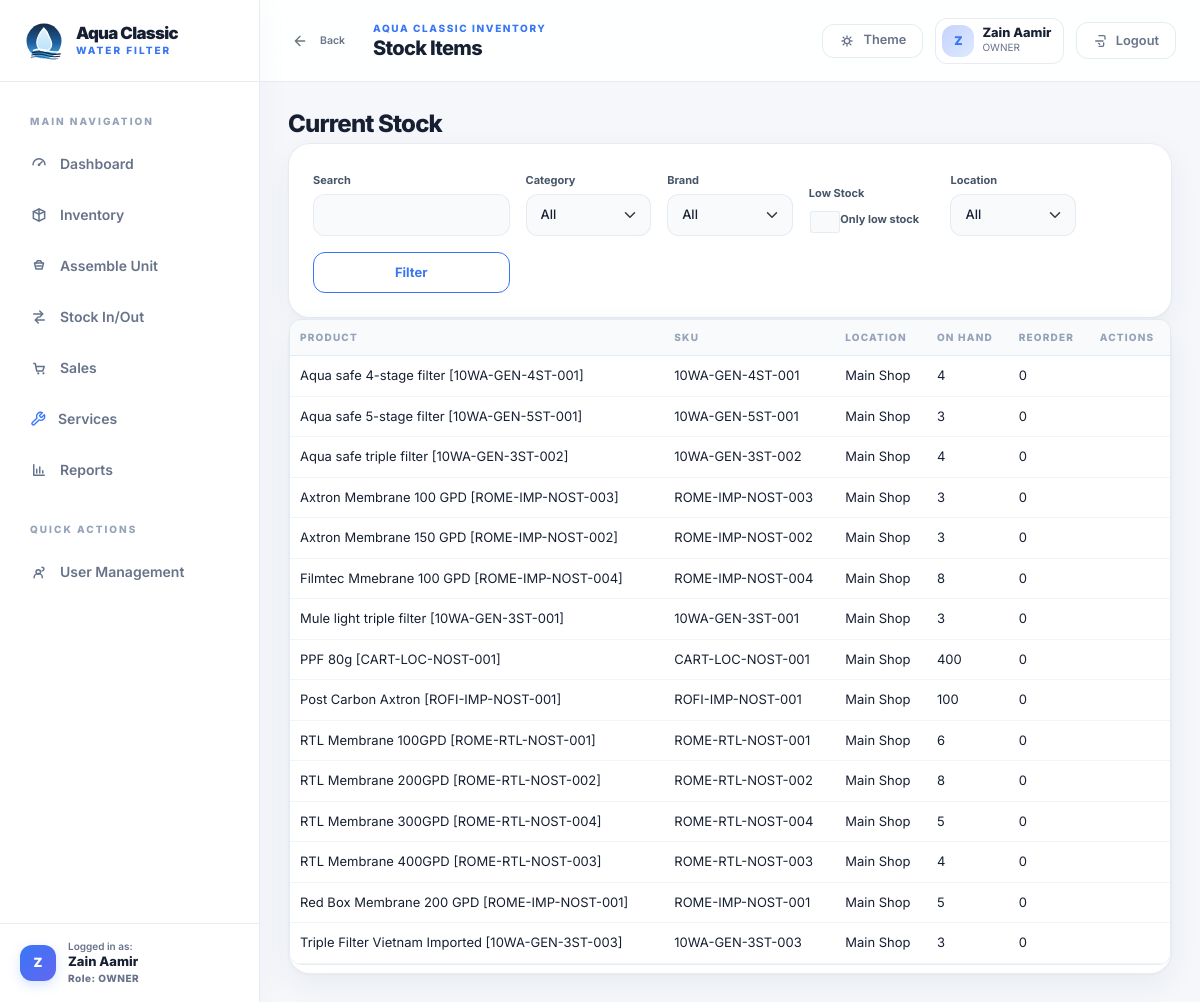
The app's page /inventory/stock/ (signed in) with its own data.
### accounts/models.py (models this page shows, shortened)
class User(AbstractUser):
	class Role(models.TextChoices):
		OWNER = "OWNER", "Owner/Admin"
		STAFF = "STAFF", "Staff"
	role = models.CharField(max_length=20, choices=Role.choices, default=Role.OWNER)
	class Meta:
		verbose_name = "user"
		verbose_name_plural = "users"

### catalog/models.py (models this page shows, shortened)
class Product(models.Model):
	class Configuration(models.TextChoices):
		SINGLE = "SINGLE", "Single"
		DUAL = "DUAL", "Dual"
		TRIPLE = "TRIPLE", "Triple"
		N_A = "N_A", "N/A"
	class UnitType(models.TextChoices):
		FINISHED_UNIT = "FINISHED_UNIT", "Finished Unit"
		COMPONENT = "COMPONENT", "Component"
		SPARE_PART = "SPARE_PART", "Spare Part"
	name = models.CharField(max_length=160)
	sku = models.CharField(max_length=64, unique=True, blank=True)
	category = models.ForeignKey(Category, on_delete=models.PROTECT, related_name="products")
	brand = models.ForeignKey(Brand, on_delete=models.SET_NULL, null=True, blank=True, related_name="products")
	configuration = models.CharField(max_length=20, choices=Configuration.choices, default=Configuration.N_A)
	stage_count = models.PositiveIntegerField(null=True, blank=True)
	unit_type = models.CharField(max_length=30, choices=UnitType.choices)
	unit_of_measure = models.CharField(max_length=40, default="piece")
	reorder_level = models.DecimalField(max_digits=12, decimal_places=3, default=Decimal("0"))
	cost_price = models.DecimalField(max_digits=12, decimal_places=2, default=Decimal("0.00"))
	notes = models.TextField(blank=True)
	pieces_per_box = models.PositiveIntegerField(null=True, blank=True, help_text="Number of pieces in one standard box. Leave blank if not applicable.")
	allow_negative_stock = models.BooleanField(default=False)
	is_active = models.BooleanField(default=True)
	created_at = models.DateTimeField(auto_now_add=True)
	updated_at = models.DateTimeField(auto_now=True)
	class Meta:
		ordering = ["-updated_at", "-id"]
	def __str__(self) -> str:
		return f"{self.name} [{self.sku}]"

### inventory/models.py (models this page shows, shortened)
class Location(models.Model):
	name = models.CharField(max_length=120, unique=True)
	code = models.CharField(max_length=20, unique=True)
	address = models.TextField(blank=True)
	notes = models.TextField(blank=True)
	is_default = models.BooleanField(default=False)
	is_active = models.BooleanField(default=True)
	created_at = models.DateTimeField(auto_now_add=True)
	class Meta:
		ordering = ["name"]
	def __str__(self) -> str:
		return self.name

class StockItem(models.Model):
	product = models.ForeignKey(Product, on_delete=models.CASCADE, related_name="stock_items")
	location = models.ForeignKey(Location, on_delete=models.CASCADE, related_name="stock_items")
	quantity_on_hand = models.DecimalField(max_digits=12, decimal_places=3, default=Decimal("0"))
	updated_at = models.DateTimeField(auto_now=True)
	class Meta:
		unique_together = ("product", "location")
		ordering = ["product__name", "location__name"]

### inventory/views.py (the view)
# urls.py: path("stock/", StockItemListView.as_view(), name="stock-list"),
class StockItemListView(LoginRequiredMixin, ListView):
    model = StockItem
    template_name = "inventory/stock_item_list.html"
    paginate_by = 25
    def get_queryset(self):
        queryset = StockItem.objects.select_related("product", "location")
        query = self.request.GET.get("q")
        category = self.request.GET.get("category")
        brand = self.request.GET.get("brand")
        stage_count = self.request.GET.get("stage_count")
        configuration = self.request.GET.get("configuration")
        low_stock = self.request.GET.get("low_stock")
        location_id = self.request.GET.get("location")
        if query:
            queryset = queryset.filter(Q(product__name__icontains=query) | Q(product__sku__icontains=query))
        if category:
            queryset = queryset.filter(product__category_id=category)
        if brand:
            queryset = queryset.filter(product__brand_id=brand)
        if stage_count:
            queryset = queryset.filter(product__stage_count=stage_count)
        if configuration:
            queryset = queryset.filter(product__configuration=configuration)
        if low_stock:
            queryset = queryset.filter(quantity_on_hand__lte=F("product__reorder_level"))
        if location_id:
            queryset = queryset.filter(location_id=location_id)
        return queryset.order_by("product__name")
    def get_context_data(self, **kwargs):
        context = super().get_context_data(**kwargs)
        columns = [
            {"label": "Product", "lookup": "product"},
            {"label": "SKU", "lookup": "product.sku"},
            {"label": "Location", "lookup": "location"},
            {"label": "On Hand", "lookup": "quantity_on_hand"},
            {"label": "Reorder", "lookup": "product.reorder_level"},
        ]
        context["page_title"] = "Current Stock"
        context["columns"] = columns
        context["rows"] = build_table_rows(context["object_list"], columns)
        context["filters"] = {
            "products": Product.objects.filter(is_active=True).order_by("name"),
            "categories": Product.objects.values_list("category__id", "category__name").distinct().order_by("category__name"),
            "brands": Product.objects.values_list("brand__id", "brand__name").distinct().order_by("brand__name"),
            "locations": Location.objects.filter(is_active=True).order_by("name"),
        }
        return context

### config/ui.py (called while the page is built)
def resolve_value(instance, lookup: str):
    value = instance
    for part in lookup.split("."):
        value = getattr(value, part)
        if callable(value):
            value = value()
    if isinstance(value, Decimal):
        return f"{value:,.3f}".rstrip("0").rstrip(".")
    if value is True:
        return "Yes"
    if value is False:
        return "No"
    return value

def build_table_rows(objects, columns):
    rows = []
    for obj in objects:
        rows.append(
            {
                "object": obj,
                "values": [resolve_value(obj, column["lookup"]) for column in columns],
            }
        )
    return rows

### templates/inventory/stock_item_list.html (shortened to what this page needs)
{% extends "base.html" %}
{% block page_title %}Stock Items{% endblock %}
{% block content %}
<section class="page-panel">
  <div class="section-head">
    <div>
      <h2 class="h4 mb-1">{{ page_title }}</h2>
    </div>
  </div>
  <form method="get" class="card card-body mb-0">
    <div class="row g-3 align-items-end">
      <div class="col-md-3"><label class="form-label">Search</label><input type="text" name="q" value="{{ request.GET.q }}" class="form-control"></div>
      <div class="col-md-2"><label class="form-label">Category</label><select name="category" class="form-select"><option value="">All</option></select></div>
      <div class="col-md-2"><label class="form-label">Brand</label><select name="brand" class="form-select"><option value="">All</option></select></div>
      <div class="col-md-2"><label class="form-label">Low Stock</label><div class="form-check"><input class="form-check-input" type="checkbox" name="low_stock" value="1" {% if request.GET.low_stock %}checked{% endif %}><label class="form-check-label">Only low stock</label></div></div>
      <div class="col-md-2"><label class="form-label">Location</label><select name="location" class="form-select"><option value="">All</option></select></div>
      <div class="col-md-3"><button class="btn btn-outline-primary w-100" type="submit">Filter</button></div>
    </div>
  </form>
  <div class="card">
    <div class="table-responsive">
      <table class="table table-hover align-middle">
        <thead><tr>{% for column in columns %}<th>{{ column.label }}</th>{% endfor %}<th>Actions</th></tr></thead>
        <tbody>
          {% for row in rows %}
            <tr>
              {% for value in row.values %}<td>{{ value }}</td>{% endfor %}
              <td>{% if row.object_url %}<a class="btn btn-sm btn-outline-secondary" href="{{ row.object_url }}">View</a>{% endif %}</td>
            </tr>
          {% empty %}
            <tr><td colspan="{{ columns|length|add:1 }}" class="empty-state">No records found.</td></tr>
          {% endfor %}
        </tbody>
      </table>
    </div>
  </div>
</section>
{% endblock %}

### templates/base.html (shortened to what this page needs)
{% load static %}
<!doctype html>
<html lang="en" data-theme="light">
<head>
  <link href="https://cdn.jsdelivr.net/npm/bootstrap@5.3.3/dist/css/bootstrap.min.css" rel="stylesheet">
  <link rel="stylesheet" href="{% static 'app.css' %}?v=3">
  <link href="https://cdn.jsdelivr.net/npm/tom-select@2.3.1/dist/css/tom-select.bootstrap5.min.css" rel="stylesheet">
</head>
<body class="app-root {% if not user.is_authenticated %}auth-layout{% endif %}">
  {% if user.is_authenticated %}
  <div class="app-shell">
    <aside class="sidebar" data-sidebar>
      <div class="sidebar__brand">
        <a class="brand-lockup" href="{% url 'dashboard:home' %}">
          <img src="{% static 'brand/aqua-classic-badge.svg' %}" alt="Aqua Classic" class="brand-lockup__mark">
          <span class="brand-lockup__copy">
            <strong>Aqua Classic</strong>
            <span>Water Filter</span>
          </span>
        </a>
      </div>
      <nav class="sidebar__nav" aria-label="Primary">
        <div class="sidebar__section-header">Main Navigation</div>
        <a class="sidebar-link {% if request.path == '/' %}is-active{% endif %}" href="{% url 'dashboard:home' %}">
          <svg aria-hidden="true"><use href="#icon-dashboard"></use></svg>
          <span>Dashboard</span>
        </a>
        <a class="sidebar-link {% if '/catalog/' in request.path %}is-active{% endif %}" href="{% url 'catalog:product-list' %}">
          <svg aria-hidden="true"><use href="#icon-catalog"></use></svg>
          <span>Inventory</span>
        </a>
        <a class="sidebar-link {% if '/inventory/assemble/' in request.path %}is-active{% endif %}" href="{% url 'inventory:assemble-unit' %}">
          <svg aria-hidden="true"><use href="#icon-assemble"></use></svg>
          <span>Assemble Unit</span>
        </a>
        <a class="sidebar-link {% if '/inventory/ledger/' in request.path %}is-active{% endif %}" href="{% url 'inventory:stock-ledger' %}">
          <svg aria-hidden="true"><use href="#icon-movement"></use></svg>
          <span>Stock In/Out</span>
        </a>
        <a class="sidebar-link {% if '/sales/' in request.path %}is-active{% endif %}" href="{% url 'sales:sale-list' %}">
          <svg aria-hidden="true"><use href="#icon-sales"></use></svg>
          <span>Sales</span>
        </a>
        <a class="sidebar-link {% if '/services/' in request.path %}is-active{% endif %}" href="{% url 'services:service-list' %}">
          <span>Services</span>
        </a>
        <a class="sidebar-link {% if '/reports/' in request.path %}is-active{% endif %}" href="{% url 'reports:report-home' %}">
          <svg aria-hidden="true"><use href="#icon-reports"></use></svg>
          <span>Reports</span>
        </a>
        {% if user.role == 'OWNER' or user.is_superuser %}
          <div class="sidebar__section-header mt-3">Quick Actions</div>
          <a class="sidebar-link {% if '/accounts/staff/' in request.path %}is-active{% endif %}" href="{% url 'accounts:staff-list' %}">
            <svg aria-hidden="true"><use href="#icon-users"></use></svg>
            <span>User Management</span>
          </a>
        {% endif %}
      </nav>
      <div class="sidebar__footer">
        <a href="{% url 'accounts:profile' %}" class="sidebar-user-card text-decoration-none">
          <div class="sidebar-user-card__avatar">{{ user.username|slice:':1'|upper }}</div>
          <div class="sidebar-user-card__info overflow-hidden">
            <span class="d-block small" style="font-size: 0.625rem; line-height: 1.2; color: var(--text-muted); font-weight: 600;">Logged in as:</span>
            <strong class="d-block text-truncate" style="font-size: 0.8125rem; color: var(--heading-color); font-weight: 800;">{{ user.get_full_name|default:user.username }}</strong>
            <span class="d-block small" style="font-size: 0.625rem; color: var(--accent-primary); font-weight: 800; letter-spacing: 0.05em;">Role: {{ user.role|default:'OWNER' }}</span>
          </div>
        </a>
      </div>
    </aside>
    <div class="app-main">
      <header class="topbar">
        <div class="topbar__left">
          <button class="btn btn-sm btn-ghost px-2 py-1 me-1 text-secondary" type="button" onclick="history.back()" title="Go to previous page">
            <svg style="width:16px;height:16px;vertical-align:-2px;" viewBox="0 0 24 24"><path d="M19 12H5M12 19l-7-7 7-7" fill="none" stroke="currentColor" stroke-width="2" stroke-linecap="round" stroke-linejoin="round"/></svg>
            <span class="small fw-semibold ms-1">Back</span>
          </button>
          <div class="topbar__title-wrap">
            <p class="topbar__eyebrow">Aqua Classic Inventory</p>
            <h1 class="topbar__title">{% block page_title %}Dashboard{% endblock %}</h1>
          </div>
        </div>
        <div class="topbar__actions">
          <button class="toggle-pill" type="button" data-theme-toggle aria-label="Toggle dark mode">
            <svg aria-hidden="true" class="toggle-pill__sun"><use href="#icon-sun"></use></svg>
            <span class="toggle-pill__label">Theme</span>
          </button>
          <a href="{% url 'accounts:profile' %}" class="user-chip text-decoration-none" title="View Owner Profile">
            <span class="user-chip__avatar">{{ user.username|slice:':1'|upper }}</span>
            <span class="user-chip__meta">
              <strong>{{ user.get_full_name|default:user.username }}</strong>
              <span>{{ user.role|default:'OWNER' }}</span>
            </span>
          </a>
          <form method="post" action="{% url 'logout' %}" class="logout-form">
            <button class="btn btn-ghost" type="submit">
              <svg aria-hidden="true"><use href="#icon-logout"></use></svg>
              Logout
            </button>
          </form>
        </div>
      </header>
      <main class="content-stage">
        <div class="content-frame page-enter">
          {% block content %}{% endblock %}
        </div>
      </main>
    </div>
  </div>
  {% endif %}
</body>
</html>

### records on screen
User: username "Z", get_full_name "Zain Aamir", role "OWNER"
StockItem: values "4" "0"
Product: name+sku "Aqua safe 4-stage filter [10WA-GEN-4ST-001]", values "10WA-GEN-4ST-001"
Location: name "Main Shop"
StockItem: values "3" "0"
Product: name+sku "Aqua safe 5-stage filter [10WA-GEN-5ST-001]", values "10WA-GEN-5ST-001"
StockItem: values "4" "0"
Product: name+sku "Aqua safe triple filter [10WA-GEN-3ST-002]", values "10WA-GEN-3ST-002"
StockItem: values "3" "0"
Product: name+sku "Axtron Membrane 100 GPD [ROME-IMP-NOST-003]", values "ROME-IMP-NOST-003"
StockItem: values "3" "0"
Product: name+sku "Axtron Membrane 150 GPD [ROME-IMP-NOST-002]", values "ROME-IMP-NOST-002"
StockItem: values "8" "0"
Product: name+sku "Filmtec Mmebrane 100 GPD [ROME-IMP-NOST-004]", values "ROME-IMP-NOST-004"
StockItem: values "3" "0"
Product: name+sku "Mule light triple filter [10WA-GEN-3ST-001]", values "10WA-GEN-3ST-001"
StockItem: values "400" "0"
Product: name+sku "PPF 80g [CART-LOC-NOST-001]", values "CART-LOC-NOST-001"
StockItem: values "100" "0"
Product: name+sku "Post Carbon Axtron [ROFI-IMP-NOST-001]", values "ROFI-IMP-NOST-001"
StockItem: values "6" "0"
Product: name+sku "RTL Membrane 100GPD [ROME-RTL-NOST-001]", values "ROME-RTL-NOST-001"
StockItem: values "8" "0"
Product: name+sku "RTL Membrane 200GPD [ROME-RTL-NOST-002]", values "ROME-RTL-NOST-002"
StockItem: values "5" "0"
Product: name+sku "RTL Membrane 300GPD [ROME-RTL-NOST-004]", values "ROME-RTL-NOST-004"
StockItem: values "4" "0"
Product: name+sku "RTL Membrane 400GPD [ROME-RTL-NOST-003]", values "ROME-RTL-NOST-003"
StockItem: values "5" "0"
Product: name+sku "Red Box Membrane 200 GPD [ROME-IMP-NOST-001]", values "ROME-IMP-NOST-001"
StockItem: values "3" "0"
Product: name+sku "Triple Filter Vietnam Imported [10WA-GEN-3ST-003]", values "10WA-GEN-3ST-003"

### other values on screen
{{ page_title }} "Current Stock"
{{ column.label }} "PRODUCT" "SKU" "LOCATION" "ON HAND" "REORDER"
